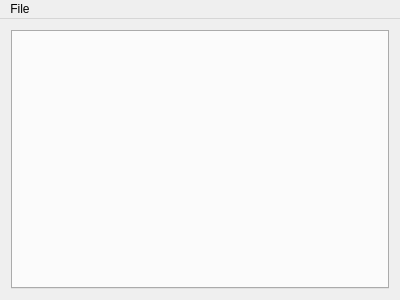
<?xml version="1.0" encoding="UTF-8"?>
<ui version="4.0">
 <class>MainEditor</class>
 <widget class="QMainWindow" name="MainEditor">
  <property name="geometry">
   <rect>
    <x>0</x>
    <y>0</y>
    <width>400</width>
    <height>300</height>
   </rect>
  </property>
  <property name="sizePolicy">
   <sizepolicy hsizetype="Preferred" vsizetype="Preferred">
    <horstretch>0</horstretch>
    <verstretch>0</verstretch>
   </sizepolicy>
  </property>
  <property name="windowTitle">
   <string>Simple Text Editor</string>
  </property>
  <widget class="QWidget" name="centralWidget">
   <layout class="QVBoxLayout" name="verticalLayout_2">
    <item>
     <widget class="QTabWidget" name="tabWidget">
      <property name="currentIndex">
       <number>-1</number>
      </property>
     </widget>
    </item>
   </layout>
  </widget>
  <widget class="QMenuBar" name="menuBar">
   <property name="geometry">
    <rect>
     <x>0</x>
     <y>0</y>
     <width>400</width>
     <height>25</height>
    </rect>
   </property>
   <widget class="QMenu" name="menuSimple_Text_Editor">
    <property name="title">
     <string>File</string>
    </property>
    <addaction name="actionOpen"/>
    <addaction name="actionClose"/>
    <addaction name="separator"/>
    <addaction name="actionQuit"/>
   </widget>
   <addaction name="menuSimple_Text_Editor"/>
  </widget>
  <action name="actionOpen">
   <property name="text">
    <string>Open</string>
   </property>
  </action>
  <action name="actionClose">
   <property name="text">
    <string>Close</string>
   </property>
  </action>
  <action name="actionQuit">
   <property name="text">
    <string>Quit</string>
   </property>
  </action>
 </widget>
 <layoutdefault spacing="6" margin="11"/>
 <resources/>
 <connections/>
</ui>
